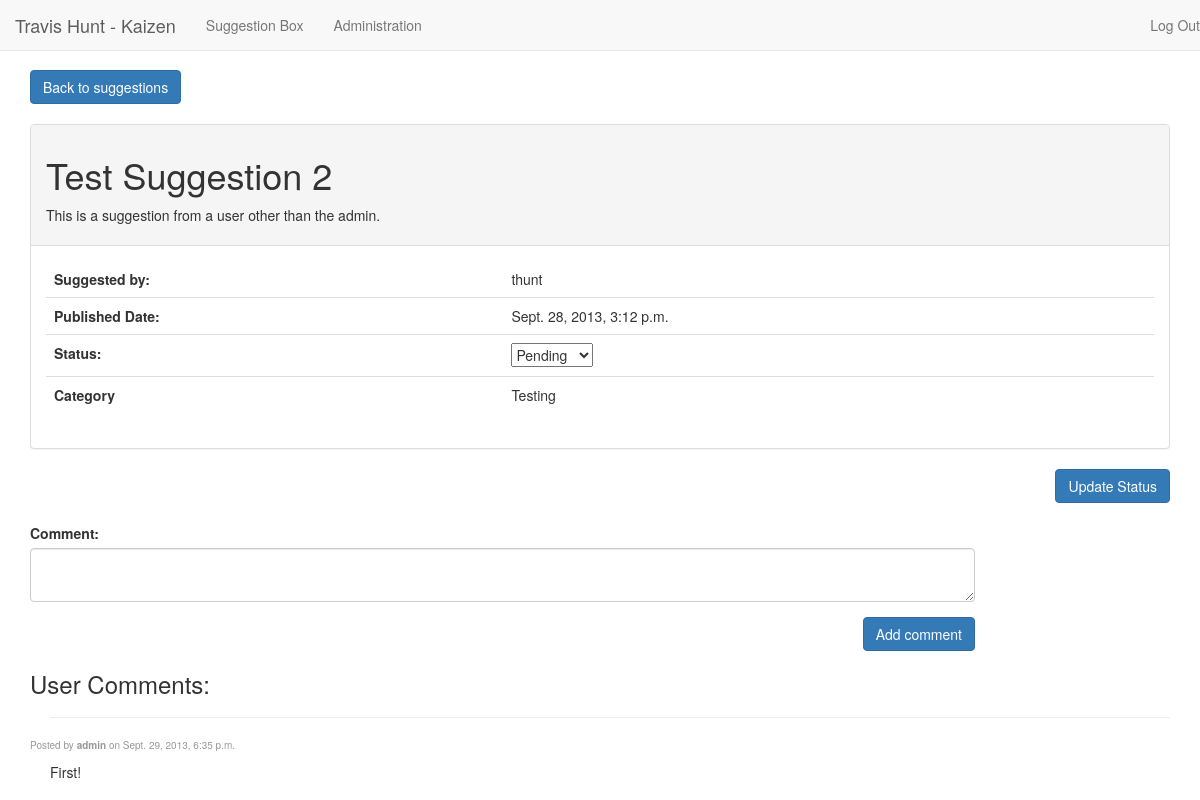
Page /detail/2/ (signed in) on the committed database.
### suggestionbox/models.py (models this page shows, shortened)
class Suggestion(models.Model):
    user = models.ForeignKey(User)
    title = models.CharField(max_length=100)
    description = models.TextField()
    pub_date = models.DateTimeField(auto_now_add=True)
    status = models.ForeignKey('Status')
    category = models.ForeignKey('Category')

class Category(models.Model):
    title = models.CharField(max_length=100)
    description = models.TextField()
    def __unicode__(self):
        return self.title
    class Meta:
        verbose_name_plural = 'categories'

class Comment(models.Model):
    comment = models.TextField()
    user = models.ForeignKey(User)
    pub_date = models.DateTimeField(auto_now_add=True)
    sid = models.ForeignKey(Suggestion)

### suggestionbox/views.py (the view)
# urls.py: url(r'^detail/(?P<suggestion_id>\d+)/$', views.detail, name='detail'),
@login_required
def detail(request, suggestion_id):
	suggestion = get_object_or_404(Suggestion, pk=suggestion_id)
	comments = Comment.objects.all().filter(sid=suggestion_id).order_by('-pub_date')
	currentStatus = get_object_or_404(Status, title=suggestion.status)
	statusForm = StatusForm(initial = {'status': currentStatus.pk })
	commentForm = CommentForm()
	context = {
			'suggestion': suggestion,
			'commentForm': commentForm,
			'statusForm': statusForm,
			'comments': comments,
	}
	return render(request, 'suggestionbox/detail.html', context)

### suggestionbox/models.py
class CommentForm(ModelForm):
	class Meta:
		model = Comment
		fields = ['comment']
	def __init__(self, *args, **kwargs):
		super(CommentForm, self).__init__(*args, **kwargs)
		self.fields['comment'].widget.attrs['class'] = "form-control"
		self.fields['comment'].widget.attrs['rows'] = "2"

class StatusForm(ModelForm):
	status = ModelChoiceField(queryset=Status.objects.all(), empty_label=None)
	def __init__(self, *args, **kwargs):
		super(StatusForm, self).__init__(*args, **kwargs)
	class Meta:
		model = Status
		fields = ['status']

### suggestionbox/models.py (called while the page is built)
    def __unicode__(self):
        return self.title

### suggestionbox/templates/suggestionbox/detail.html (shortened to what this page needs)
{% extends 'base.html' %}
{% block content %}
	<a href="{% url 'suggestionbox:index' %}" class="btn btn-primary">Back to suggestions</a>
	<br>
	<br>
	<div class="panel panel-default">
		<div class="panel-heading">
			<h1>{{ suggestion.title }}</h1>
			<p>{{ suggestion.description }}</p>
		</div>
		<div class="panel-body">
		{% if user.is_staff %}
			<form action="{% url 'suggestionbox:updateStatus' suggestion.id %}" method="post" id="updateStatus" name="updateStatus">
		{% endif %}
			<table class="table">
				<tr style="border: 0px">
					<th style="border: 0px">Suggested by:</th>
					<td style="border: 0px">{{ suggestion.user }}</td>
				</tr>
				<tr>
					<th>Published Date:</th>
					<td>{{ suggestion.pub_date }}</td>
				</tr>
				{% if user.is_staff %}
					{{ statusForm.as_table }}
				{% else %}
					<tr>
						<th>Status:</th>
						<td>{{ suggestion.status}}</td>
					</tr>
				{% endif %}
				<tr>
					<th>Category</th>
					<td>{{ suggestion.category }}</td>
				</tr>
			</table>
		</div>
	</div>
	{% if user.is_staff %}
		<div class="clearfix">
			<button type="submit" class="btn btn-primary pull-right">Update Status</button>
		</div>
		<br>
	{% endif %}
	<form method="POST" action="{% url 'suggestionbox:addComment' suggestion.id %}" class="form-horizontal" role="form">
		<div class="form-group">
			<div class="col-lg-10">
				{{commentForm}}
		</div>
		</div>
		<div class="form-group">
			<div class="col-lg-10 clearfix">
				<button type="submit" class="btn btn-primary pull-right">Add comment</button>
			</div>
		</div>
	</form>
	{% if comments %}
		<h3 style="margin-bottom: 0">User Comments:</h3>
		{% for comment in comments %}
			<hr style="margin-left: 20px">
			<p style="color:#999999; font-size: 10px">Posted by <strong>{{ comment.user }}</strong> on {{ comment.pub_date }}</p>
			<p style="padding-left: 20px;">{{ comment.comment }}</p>
		{% endfor %}
	{% else %}
		<h3>No comments yet.  Be the first!</h3>
	{% endif %}
{% endblock %}

### kaizen/templates/base.html (style rules this page uses)
body { padding-top: 70px; }

### rows in the picture
Suggestion: title "Test Suggestion 2", description "This is a suggestion from a user other than the admin.", user "thunt", pub_date "Sept. 28, 2013, 3:12 p.m.", category "Testing"
Comment: user "admin", pub_date "Sept. 29, 2013, 6:35 p.m.", comment "First!"
